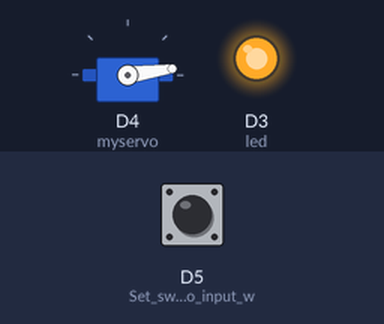
Bench run of a sketch on a simulated ESP8266 (NodeMCU). Parts: servo, output pins drawn as LEDs (lit = HIGH). The test bench sets the inputs (shaded band); at power-on: D5 (Set_switch_pin_to_input_w) HIGH. What the sketch prints to the serial monitor is not drawn.

Above: at 1.28 s.
1.3 s: D5 (Set_switch_pin_to_input_w) pulled LOW for 0.15 s
At 1.43 s:
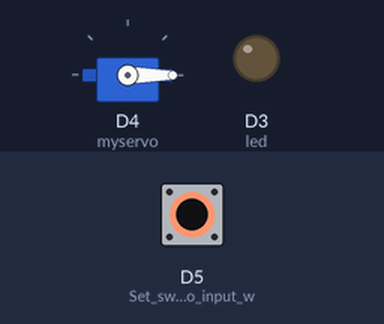
4.4 s: D5 (Set_switch_pin_to_input_w) pulled LOW for 3.2 s
At 7.58 s:
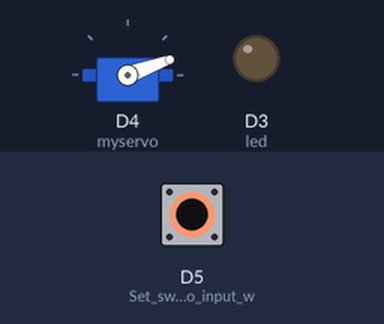
9.1 s: D5 (Set_switch_pin_to_input_w) pulled LOW for 1 s
At 13.28 s:
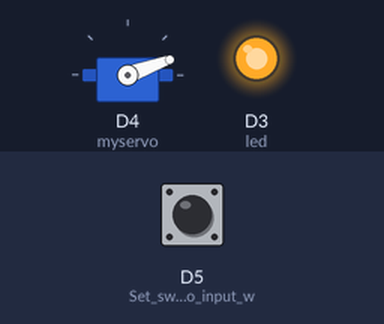
Timing chart, 0 to 29.8 s (numbered marks = the images above; inputs shaded):
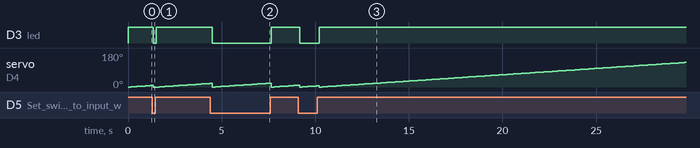

The sketch:

Bill-arduino-servo.ino.ino
```cpp
/*
 modified 02/20/2018
 by Justin Pontius
*/

#include <Servo.h>
int led = D3;                             // Cereat LED object
Servo myservo;                            // Cereat servo object to control a servo

int pos = 0;                              // Variable to store the servo position

void setup() {
  Serial.begin(115200);                   // Setup serial port for debugging.
  delay(10);                              // Small delay at start
  pinMode(led, OUTPUT);                   // Set LED pin to ouput.
  pinMode(D5, INPUT_PULLUP);              // Set switch pin to input with internal pullup.
  myservo.attach(D4);                     // Attaches the servo on pin 'D4' to the servo object
  Serial.println();                       // Debugging
  Serial.println();                       // Debugging
  Serial.println("Started.");             // Debugging
}


void loop() {

  if (digitalRead(D5)==LOW) {             // Read the toggle switch value, if low then run 0-90 sweep.
    digitalWrite(led, LOW);               // Turn LED off.
    for (pos = 0; pos <= 90; pos += 1) {  // Goes from 0 degrees to 90 degrees in steps of 1 degree
      myservo.write(pos);                 // Tell servo to go to position in variable 'pos'
      if (digitalRead(D5)!=LOW) {         // If statement to check if we changed the switch and break out of loop.
        break;
      }
      delay(150);                         // Delay 150ms to set speed of sweep.
    }
                                          // Sweep servo backwards.
    for (pos = 90; pos >= 0; pos -= 1) {  // Goes from 90 degrees to 0 degrees
      myservo.write(pos);                 // Tell servo to go to position in variable 'pos'
      if (digitalRead(D5)!=LOW) {         // If statement to check if we changed the switch and break out of loop.
       break;
      }
      delay(150);                         // Delay 150ms to set speed of sweep.
    }
  }


  if (digitalRead(D5)==HIGH) {           // Read the toggle switch value, if HIGH then run 0-180 sweep.
    digitalWrite(led, HIGH);             // Turn LED on.
   for (pos = 0; pos <= 180; pos += 1) { // Goes from 0 degrees to 180 degrees in steps of 1 degree
    myservo.write(pos);                  // Tell servo to go to position in variable 'pos'
     if (digitalRead(D5)!=HIGH) {        // If statement to check if we changed the switch and break out of loop.
      break;
    }
    delay(150);                         // Delay 150ms to set speed of sweep.
  }
                                        // Sweep servo backwards.
  for (pos = 180; pos >= 0; pos -= 1) { // Goes from 180 degrees to 0 degrees
    myservo.write(pos);                 // Tell servo to go to position in variable 'pos'
    if (digitalRead(D5)!=HIGH) {        // If statement to check if we changed the switch and break out of loop.
      break;
      }
    delay(150);                         // Delay 150ms to set speed of sweep.
  }
  }
}
```

Measured:
- after the input at 1.3 s, D3 (led): HIGH → LOW after 0.06 s, → HIGH 0.15 s later
- after the input at 4.4 s, D3 (led): HIGH → LOW after 0.11 s, → HIGH 3.2 s later
- after the input at 9.1 s, D3 (led): HIGH → LOW after 0.06 s, → HIGH 1.1 s later
